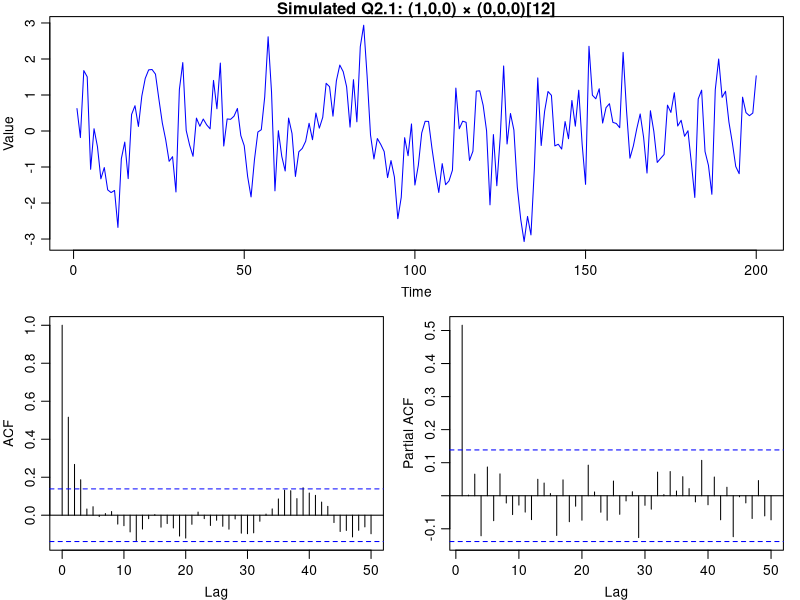
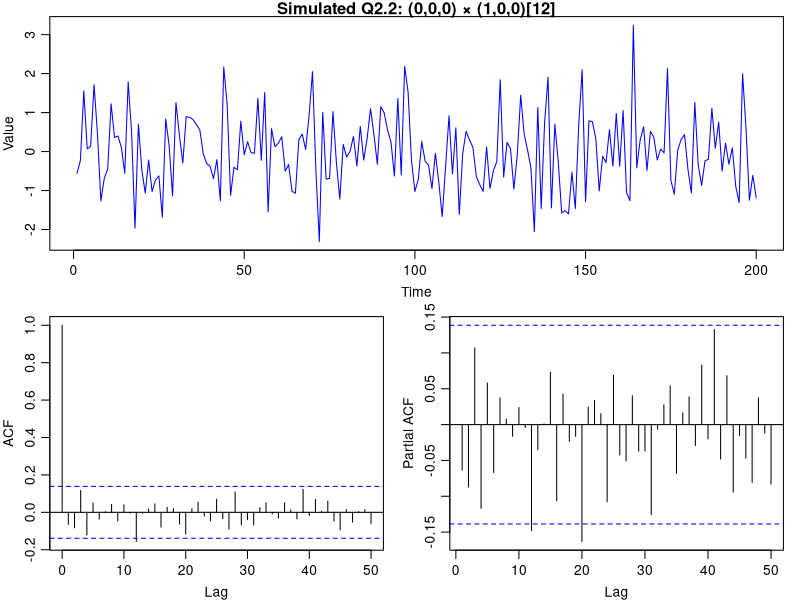
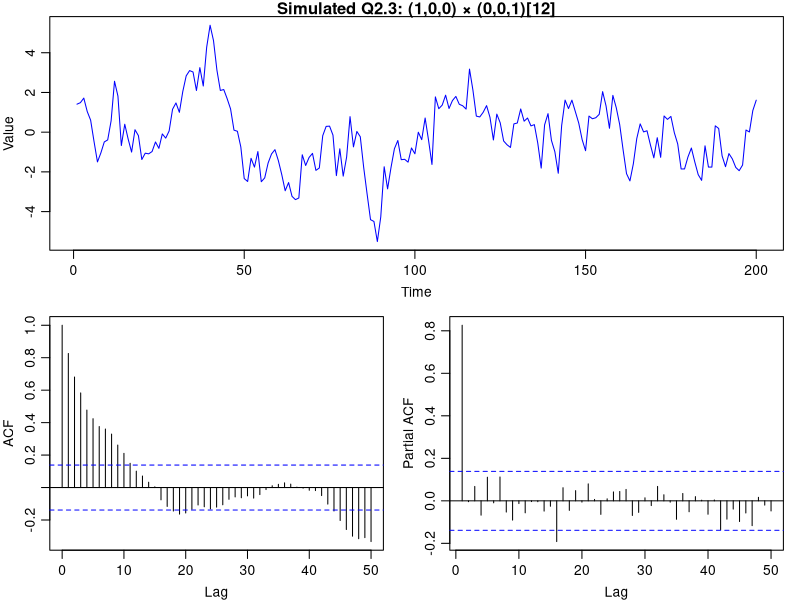
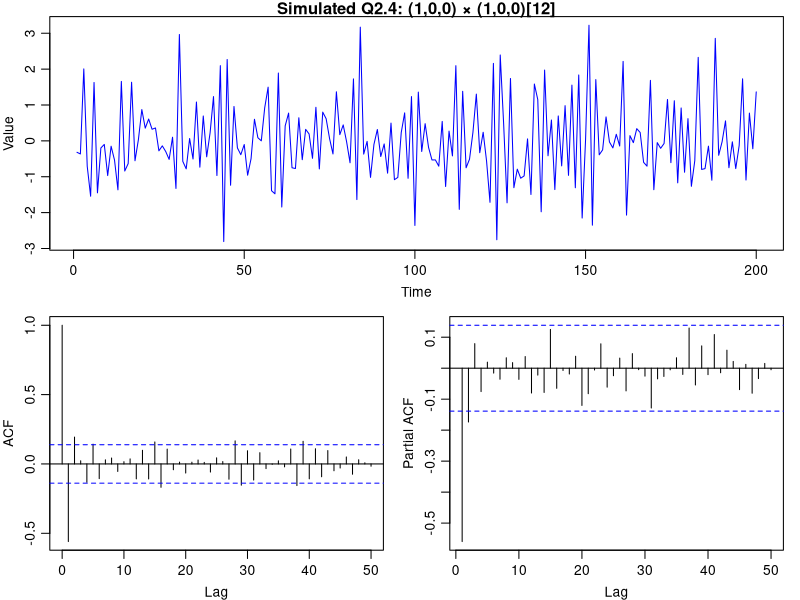
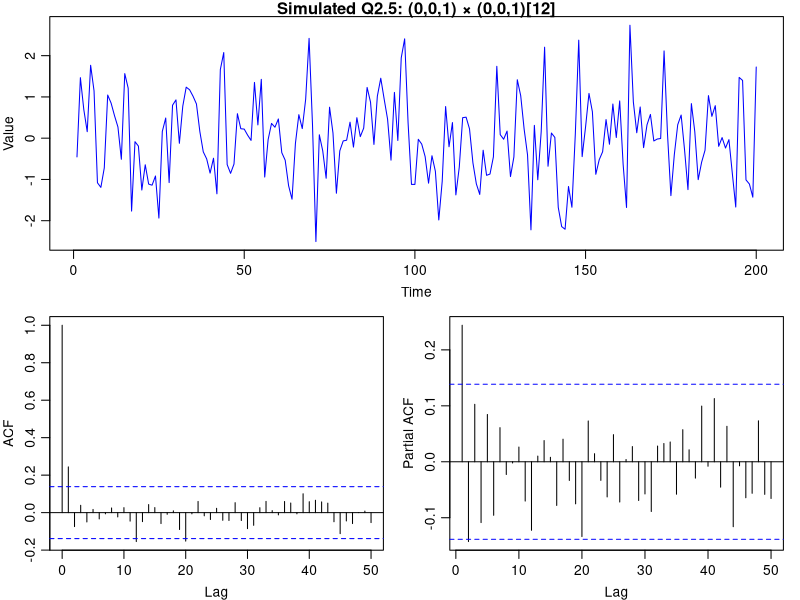
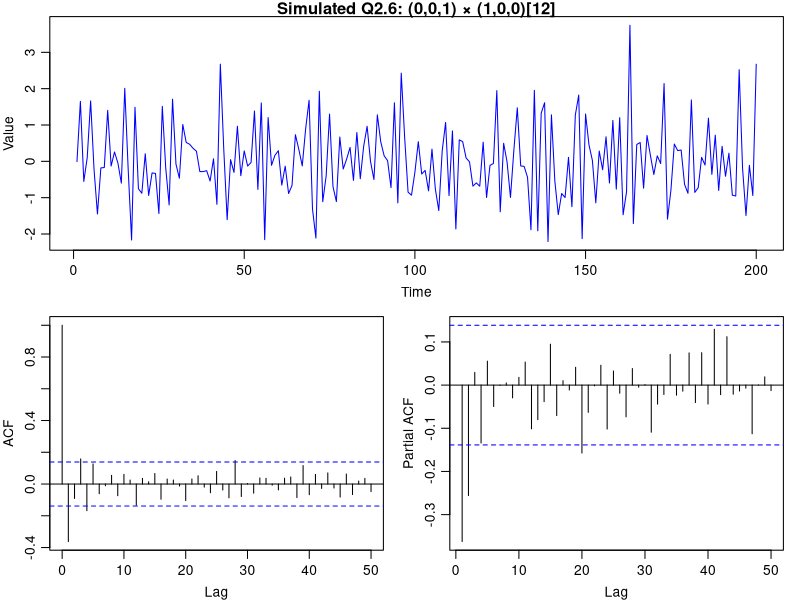

Generate these figures, in order, with R:
# Load necessary library
library(forecast)

# Function to simulate and plot seasonal ARIMA models
simulate_seasonal_arima <- function(model, title) {
  set.seed(123)
  sim_data <- arima.sim(model = model, n = 200)
  
  # Set layout for plots
  layout(rbind(1,2:3))
  par(mar=c(3,3,1,1), mgp=c(2, 0.7,0))
  
  # Plot time series
  plot(sim_data, main = paste("Simulated", title), ylab = "Value", col = "blue")
  
  # Set layout for ACF and PACF plots
  acf(sim_data, lag.max=50, main = paste("ACF of", title))
  pacf(sim_data, lag.max=50, main = paste("PACF of", title))
}

# 2.1: (1,0,0) × (0,0,0)[12] with phi1 = 0.6
simulate_seasonal_arima(list(order = c(1,0,0), seasonal = list(order = c(0,0,0), period = 12), ar = 0.6), "Q2.1: (1,0,0) × (0,0,0)[12]")

# 2.2: (0,0,0) × (1,0,0)[12] with Phi1 (sar) = -0.9
simulate_seasonal_arima(list(order = c(0,0,0), seasonal = list(order = c(1,0,0), period = 12), sar = -0.9), "Q2.2: (0,0,0) × (1,0,0)[12]")

# 2.3: (1,0,0) × (0,0,1)[12] with phi1 = 0.9, Theta1 (sma) = -0.7
simulate_seasonal_arima(list(order = c(1,0,0), seasonal = list(order = c(0,0,1), period = 12), ar = 0.9, sma = -0.7), "Q2.3: (1,0,0) × (0,0,1)[12]")

# 2.4: (1,0,0) × (1,0,0)[12] with phi1 = -0.6, Phi1 (sar) = -0.8
simulate_seasonal_arima(list(order = c(1,0,0), seasonal = list(order = c(1,0,0), period = 12), ar = -0.6, sar = -0.8), "Q2.4: (1,0,0) × (1,0,0)[12]")

# 2.5: (0,0,1) × (0,0,1)[12] with theta1 = 0.4, Theta1 (sma) = -0.8
simulate_seasonal_arima(list(order = c(0,0,1), seasonal = list(order = c(0,0,1), period = 12), ma = 0.4, sma = -0.8), "Q2.5: (0,0,1) × (0,0,1)[12]")

# 2.6: (0,0,1) × (1,0,0)[12] with theta1 = -0.4, Phi1 (sar) = 0.7
simulate_seasonal_arima(list(order = c(0,0,1), seasonal = list(order = c(1,0,0), period = 12), ma = -0.4, sar = 0.7), "Q2.6: (0,0,1) × (1,0,0)[12]")
